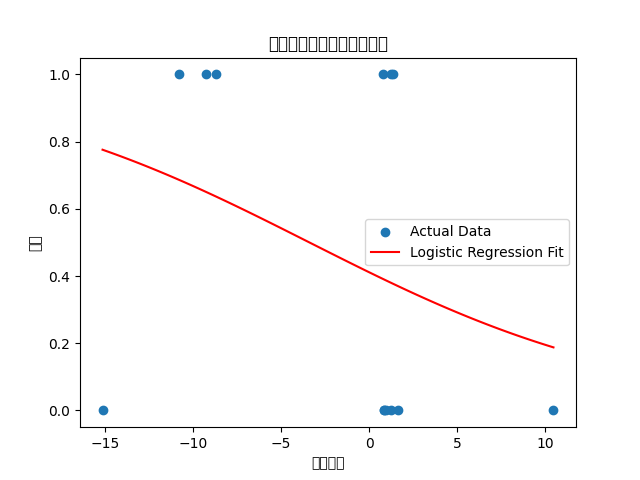

This chart was generated by the following Python code:
import pandas as pd
import numpy as np
import statsmodels.api as sm
import matplotlib.pyplot as plt

# 创建比赛数据的DataFrame
data = {
    '对手': ['Houston Rockets', 'Milwaukee Bucks', 'Orlando Magic', 'Charlotte Hornets',
            'Portland Trail Blazers', 'Brooklyn Nets', 'Portland Trail Blazers',
            'Los Angeles Lakers', 'Minnesota Timberwolves', 'Detroit Pistons',
            'Atlanta Hawks', 'Utah Jazz', 'Detroit Pistons'],
    '总出手次数': [37, 24, 17, 13, 11, 108, 120, 109, 125, 115, 88, 86, 84],
    '失误次数': [14, 10, 9, 8, 7, 15, 17, 18, 25, 30, 13, 11, 14],
    '罚球次数': [8, 10, 7, 9, 9, 19, 19, 15, 14, 11, 18, 18, 22],
    '总进攻篮板数': [48, 52, 46, 42, 37, 46, 44, 42, 39, 37, 41, 51, 37],
    '总得分': [115, 121, 113, 111, 108, 119, 108, 85, 101, 102, 106, 103, 102],
    '胜负': ['负', '负', '胜', '胜', '胜', '胜', '负', '负', '胜', '负', '胜', '负', '负']
}
df = pd.DataFrame(data)

# 计算进攻效率
df['进攻效率'] = df['总得分'] / (df['总出手次数'] - df['总进攻篮板数'] + df['失误次数'] + df['罚球次数'])

# 将胜负转换为二进制值（1代表胜利，0代表失败）
df['胜负'] = df['胜负'].apply(lambda x: 1 if x == '胜' else 0)

# 使用逻辑回归分析进攻效率对胜负的影响
X = df['进攻效率']  # 自变量：进攻效率
Y = df['胜负']     # 因变量：胜负

# 添加截距项
X = sm.add_constant(X)

# 拟合逻辑回归模型
model = sm.Logit(Y, X)
results = model.fit()

# 输出回归结果
print(results.summary())

# 绘制逻辑回归拟合曲线和散点图
plt.scatter(df['进攻效率'], df['胜负'], label='Actual Data')

# 生成逻辑回归拟合曲线的预测值
x_vals = np.linspace(df['进攻效率'].min(), df['进攻效率'].max(), 100)
x_vals = sm.add_constant(x_vals)
y_vals = results.predict(x_vals)

# 绘制逻辑回归拟合曲线
plt.plot(x_vals[:, 1], y_vals, color='red', label='Logistic Regression Fit')
plt.xlabel('进攻效率')
plt.ylabel('胜负')
plt.title('进攻效率对比赛胜负的关系')
plt.legend()
plt.show()

# 显著性检验
p_values = results.pvalues[1:]  # 忽略截距项
alpha = 0.05  # 显著性水平

# 根据显著性水平判断自变量的显著性
significant_vars = [var for var, p_value in p_values.items() if p_value < alpha]

# 输出显著的自变量
print("显著的自变量：", significant_vars)
